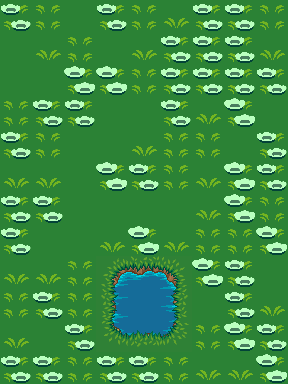

The image is a tile-based game level rendered from a .tmx file. Its description and complete source (layers, tilesets, objects, tile grids) follow:
An orthogonal 9x12 tile map with 32x32 px tiles, 2 tile layers (suelo 1, suelo 2) and 28 objects.

<map version="1.0" orientation="orthogonal" width="9" height="12" tilewidth="32" tileheight="32">
 <tileset firstgid="1" name="terrain_atlas" tilewidth="32" tileheight="32">
  <image source="../tilesets/terrain_atlas.png" width="1024" height="1024" />
 </tileset>
 <layer name="suelo 1" width="9" height="12">
  <data>
   <tile gid="805" />
   <tile gid="803" />
   <tile gid="801" />
   <tile gid="805" />
   <tile gid="803" />
   <tile gid="802" />
   <tile gid="805" />
   <tile gid="805" />
   <tile gid="803" />
   <tile gid="801" />
   <tile gid="802" />
   <tile gid="803" />
   <tile gid="801" />
   <tile gid="802" />
   <tile gid="805" />
   <tile gid="805" />
   <tile gid="805" />
   <tile gid="802" />
   <tile gid="801" />
   <tile gid="801" />
   <tile gid="804" />
   <tile gid="804" />
   <tile gid="803" />
   <tile gid="805" />
   <tile gid="805" />
   <tile gid="805" />
   <tile gid="805" />
   <tile gid="803" />
   <tile gid="805" />
   <tile gid="805" />
   <tile gid="801" />
   <tile gid="801" />
   <tile gid="805" />
   <tile gid="802" />
   <tile gid="804" />
   <tile gid="801" />
   <tile gid="805" />
   <tile gid="803" />
   <tile gid="801" />
   <tile gid="801" />
   <tile gid="802" />
   <tile gid="803" />
   <tile gid="803" />
   <tile gid="801" />
   <tile gid="805" />
   <tile gid="802" />
   <tile gid="802" />
   <tile gid="801" />
   <tile gid="804" />
   <tile gid="805" />
   <tile gid="803" />
   <tile gid="802" />
   <tile gid="804" />
   <tile gid="805" />
   <tile gid="805" />
   <tile gid="805" />
   <tile gid="801" />
   <tile gid="801" />
   <tile gid="801" />
   <tile gid="801" />
   <tile gid="802" />
   <tile gid="804" />
   <tile gid="803" />
   <tile gid="805" />
   <tile gid="801" />
   <tile gid="801" />
   <tile gid="802" />
   <tile gid="804" />
   <tile gid="802" />
   <tile gid="803" />
   <tile gid="803" />
   <tile gid="804" />
   <tile gid="802" />
   <tile gid="802" />
   <tile gid="803" />
   <tile gid="803" />
   <tile gid="803" />
   <tile gid="804" />
   <tile gid="804" />
   <tile gid="805" />
   <tile gid="801" />
   <tile gid="803" />
   <tile gid="805" />
   <tile gid="803" />
   <tile gid="802" />
   <tile gid="805" />
   <tile gid="802" />
   <tile gid="801" />
   <tile gid="805" />
   <tile gid="802" />
   <tile gid="802" />
   <tile gid="801" />
   <tile gid="805" />
   <tile gid="801" />
   <tile gid="805" />
   <tile gid="804" />
   <tile gid="803" />
   <tile gid="804" />
   <tile gid="805" />
   <tile gid="805" />
   <tile gid="805" />
   <tile gid="803" />
   <tile gid="805" />
   <tile gid="805" />
   <tile gid="803" />
   <tile gid="802" />
   <tile gid="802" />
   <tile gid="804" />
  </data>
 </layer>
 <layer name="suelo 2" width="9" height="12">
  <data>
   <tile gid="0" />
   <tile gid="0" />
   <tile gid="0" />
   <tile gid="0" />
   <tile gid="0" />
   <tile gid="0" />
   <tile gid="0" />
   <tile gid="0" />
   <tile gid="0" />
   <tile gid="0" />
   <tile gid="0" />
   <tile gid="0" />
   <tile gid="0" />
   <tile gid="0" />
   <tile gid="0" />
   <tile gid="0" />
   <tile gid="0" />
   <tile gid="0" />
   <tile gid="0" />
   <tile gid="0" />
   <tile gid="0" />
   <tile gid="0" />
   <tile gid="0" />
   <tile gid="0" />
   <tile gid="0" />
   <tile gid="0" />
   <tile gid="0" />
   <tile gid="0" />
   <tile gid="0" />
   <tile gid="0" />
   <tile gid="0" />
   <tile gid="0" />
   <tile gid="0" />
   <tile gid="0" />
   <tile gid="0" />
   <tile gid="0" />
   <tile gid="0" />
   <tile gid="0" />
   <tile gid="0" />
   <tile gid="0" />
   <tile gid="0" />
   <tile gid="0" />
   <tile gid="0" />
   <tile gid="0" />
   <tile gid="0" />
   <tile gid="0" />
   <tile gid="0" />
   <tile gid="0" />
   <tile gid="0" />
   <tile gid="0" />
   <tile gid="0" />
   <tile gid="0" />
   <tile gid="0" />
   <tile gid="0" />
   <tile gid="0" />
   <tile gid="0" />
   <tile gid="0" />
   <tile gid="0" />
   <tile gid="0" />
   <tile gid="0" />
   <tile gid="0" />
   <tile gid="0" />
   <tile gid="0" />
   <tile gid="0" />
   <tile gid="0" />
   <tile gid="0" />
   <tile gid="0" />
   <tile gid="0" />
   <tile gid="0" />
   <tile gid="0" />
   <tile gid="0" />
   <tile gid="0" />
   <tile gid="0" />
   <tile gid="0" />
   <tile gid="0" />
   <tile gid="359" />
   <tile gid="360" />
   <tile gid="361" />
   <tile gid="0" />
   <tile gid="0" />
   <tile gid="0" />
   <tile gid="0" />
   <tile gid="0" />
   <tile gid="0" />
   <tile gid="391" />
   <tile gid="392" />
   <tile gid="393" />
   <tile gid="0" />
   <tile gid="0" />
   <tile gid="0" />
   <tile gid="0" />
   <tile gid="0" />
   <tile gid="0" />
   <tile gid="423" />
   <tile gid="424" />
   <tile gid="425" />
   <tile gid="0" />
   <tile gid="0" />
   <tile gid="0" />
   <tile gid="0" />
   <tile gid="0" />
   <tile gid="0" />
   <tile gid="0" />
   <tile gid="0" />
   <tile gid="0" />
   <tile gid="0" />
   <tile gid="0" />
   <tile gid="0" />
  </data>
 </layer>
 <objectgroup name="objetos del juego" width="9" height="12">
  <object gid="926" x="32" y="64" />
  <object gid="927" x="64" y="64" />
  <object gid="928" x="96" y="64" />
  <object gid="958" x="32" y="96" />
  <object gid="959" x="64" y="96" />
  <object gid="960" x="96" y="96" />
  <object gid="990" x="32" y="128" />
  <object gid="991" x="64" y="128" />
  <object gid="992" x="96" y="128" />
  <object gid="1022" x="32" y="160" />
  <object gid="1023" x="64" y="160" />
  <object gid="1024" x="96" y="160" />
  <object gid="926" x="160" y="64" />
  <object gid="927" x="192" y="64" />
  <object gid="928" x="224" y="64" />
  <object gid="958" x="160" y="96" />
  <object gid="959" x="192" y="96" />
  <object gid="960" x="224" y="96" />
  <object gid="990" x="160" y="128" />
  <object gid="991" x="192" y="128" />
  <object gid="992" x="224" y="128" />
  <object gid="1022" x="160" y="160" />
  <object gid="1023" x="192" y="160" />
  <object gid="1024" x="224" y="160" />
  <object gid="403" x="106" y="192" />
  <object gid="404" x="138" y="192" />
  <object gid="435" x="106" y="224" />
  <object gid="436" x="138" y="224" />
 </objectgroup>
</map>
